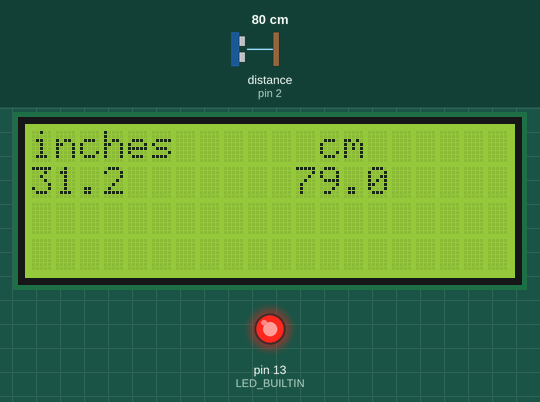
Simulated run of this sketch. Board: Arduino Uno, built with avr-gcc and run on an emulated ATmega328P. On the bench: 20×4 character LCD, output pins drawn as LEDs (lit = HIGH). Wiring (from diagram.json): ultrasonic range finder: trigger pin 3; echo pin 2. Inputs (shaded band) come from the test bench; at power-on: distance to the obstacle (sensor on pin 2) 80 cm. The echo pulse lasts 58.3 µs per cm; pins used as bus, display or sensor lines are not drawn.

Above: at 4.3 s.
4.4 s: distance to the obstacle (sensor on pin 2) set to 97 cm
At 5.9 s:
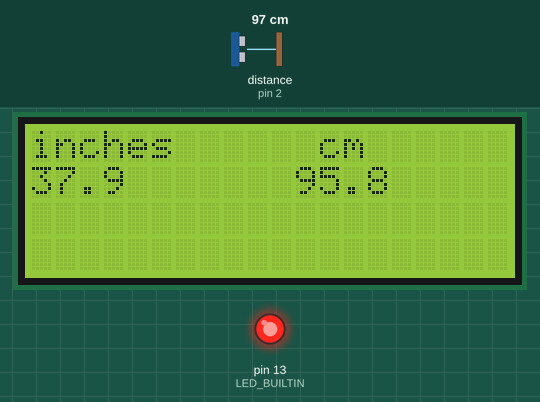
6.7 s: distance to the obstacle (sensor on pin 2) set to 106 cm
At 9.4 s:
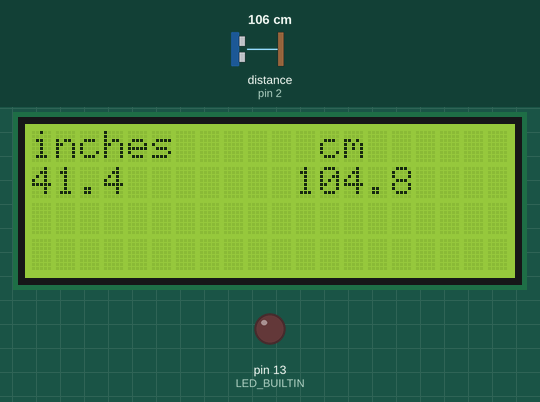
9.7 s: distance to the obstacle (sensor on pin 2) set to 2 cm
At 10.9 s:
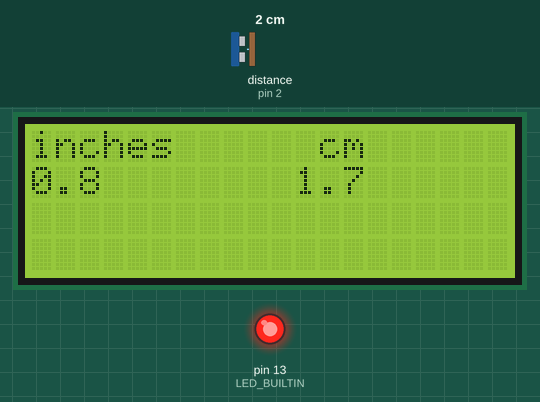
Timing chart, 0 to 12.7 s (numbered marks = the images above; inputs shaded):
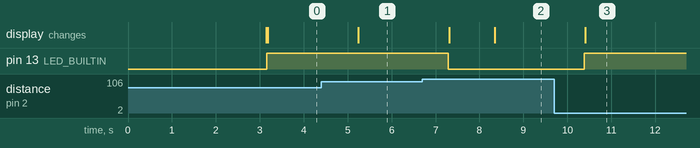

The sketch:

sketch.ino
```cpp
/*
Menampilkan jarak cm dan in ke dalam lcd
LED akan menyala jika jarak kurang dari 100cm
*/

#include <LiquidCrystal_I2C.h>
#define ECHO_PIN 2
#define TRIG_PIN 3
#define LED_BUILTIN 13

LiquidCrystal_I2C lcd(0x27, 20, 4);

void setup() {
  pinMode(LED_BUILTIN, OUTPUT);
  pinMode(TRIG_PIN, OUTPUT);
  pinMode(ECHO_PIN, INPUT);
  lcd.begin(20, 4);     // Ukuran layar LCD
  lcd.init();           // Inisialisasi LCD
  lcd.backlight();
  lcd.print("--> Distance <--");
  delay(3000);
  lcd.clear();
}

float jarak_cm() {
  digitalWrite(TRIG_PIN, LOW);
  delayMicroseconds(2);
  digitalWrite(TRIG_PIN, HIGH);
  delayMicroseconds(10);
  digitalWrite(TRIG_PIN, LOW);
  int duration = pulseIn(ECHO_PIN, HIGH);
  return duration * 0.034 / 2;
}

float jarak_in() {
  digitalWrite(TRIG_PIN, LOW);
  delayMicroseconds(2);
  digitalWrite(TRIG_PIN, HIGH);
  delayMicroseconds(10);
  digitalWrite(TRIG_PIN, LOW);
  int duration = pulseIn(ECHO_PIN, HIGH);
  return (duration * 0.034 / 2) / 2.54;
}

void loop() {
  float cm = jarak_cm();
  float IN = jarak_in();
  bool isNearby = cm < 100;
  digitalWrite(LED_BUILTIN, isNearby);

  lcd.clear();
  lcd.setCursor(0, 0);
  lcd.print("inches");
  lcd.setCursor(12, 0);
  lcd.print("cm");
  lcd.setCursor(0, 1);
  lcd.print(IN, 1);
  lcd.setCursor(11, 1);
  lcd.print(cm, 1);

  delay(1000);
}
```

Measured:
- the behaviour switches between 101 and 102 cm on distance to the obstacle (sensor on pin 2) (found by bisection; images 1 and 2)
- after the input at 4.4 s, the display: changes after 0.84 s (image 1)
- after the input at 6.7 s, pin 13 (LED_BUILTIN): HIGH → LOW after 0.59 s; the display: first changes after 0.61 s (image 2 shows a later state)
- after the input at 9.7 s, pin 13 (LED_BUILTIN): LOW → HIGH after 0.69 s; the display: changes after 0.71 s (image 3)
